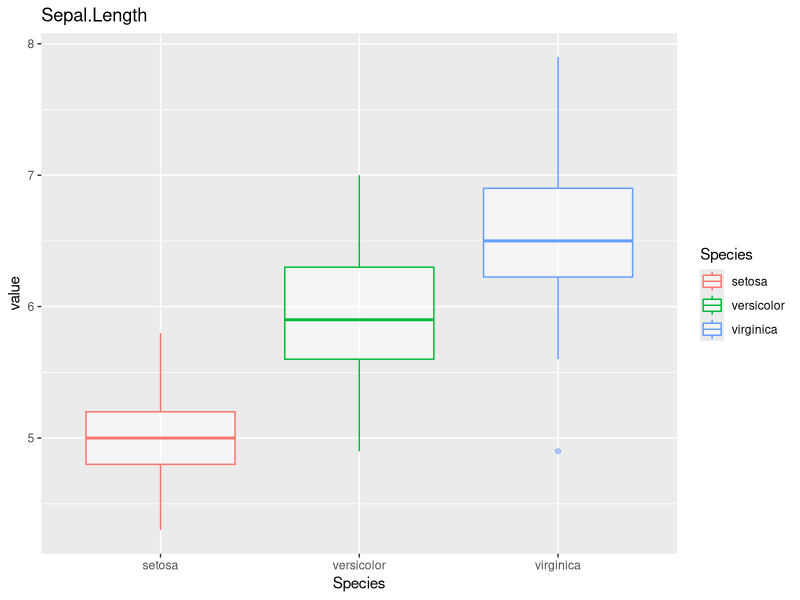

The R source for this figure:
## ---- chunk 1
knitr::opts_chunk$set(echo = FALSE)
library(tidyverse)
## ---- chunk 2
summary(iris)
## ---- chunk 3
dataset <- gather(iris, key = attribute, value = value, -Species)
finaldata <- filter(dataset, attribute == "Sepal.Length")
ggplot(finaldata, aes(Species, value)) +
        geom_boxplot(aes(color = Species), alpha = 0.5) +
        labs(title = "Sepal.Length")
